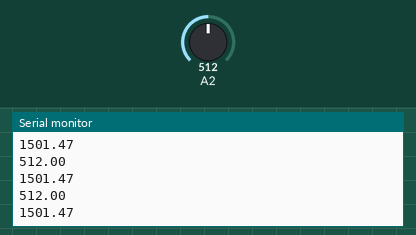
Recording of a sketch running on a simulated Arduino Uno, built with avr-gcc and run on an emulated ATmega328P. Shown: the last lines printed to the serial monitor. Inputs (shaded band) come from the test bench; at power-on: A2 = 512.

Above: at 1.2 s.
1.3 s: A2 set to 716
At 2.1 s:
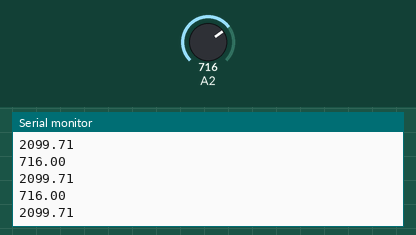
2.8 s: A2 set to 900
At 3.7 s:
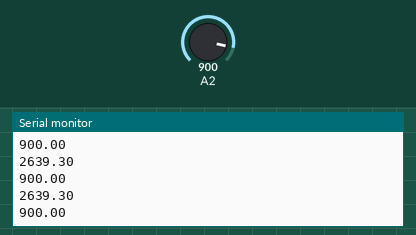
Timing chart, 0 to 5.8 s (numbered marks = the images above; inputs shaded):
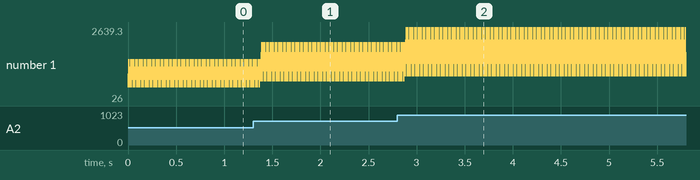

The sketch:

pressureTest.ino
```cpp
float measurePressure(){
  //4.5V = 3,000 PSI
  //.5V= 0 PSI;
  float sensorValue = analogRead(A2);   // /1023
  Serial.println(sensorValue);
  float pressure = (sensorValue / 1023) * 3000.0;

  return pressure;
}//end measurePressure


void setup() {
  // put your setup code here, to run once:
  Serial.begin(9600);
}

void loop() {
  // put your main code here, to run repeatedly:
  float pressure= measurePressure();
  Serial.println(pressure);
}
```

Measured:
- after the input at 1.3 s, the serial monitor: prints a new line after 0.08 s (image 1)
- after the input at 2.8 s, the serial monitor: prints a new line after 0.08 s (image 2)
- plotted number 1: 1501.47 → 716 after the input at 1.3 s, 716 → 26 after the input at 2.8 s
